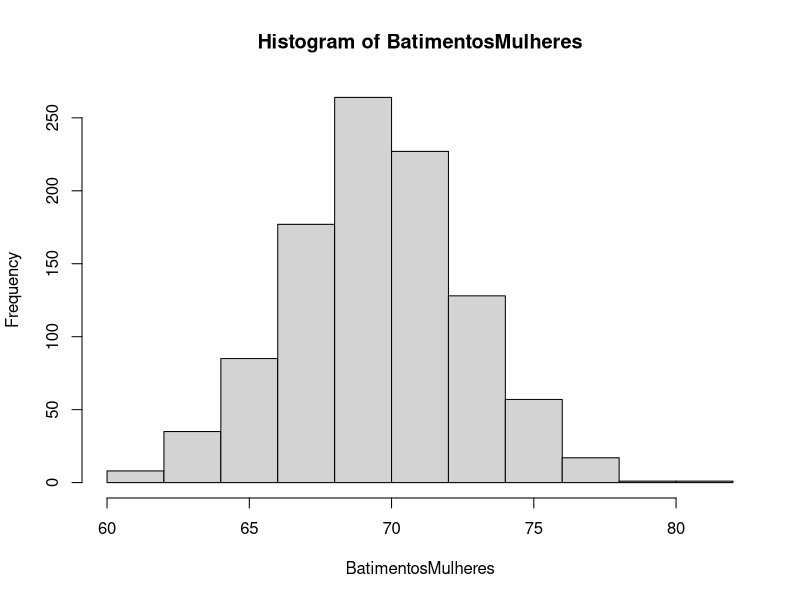
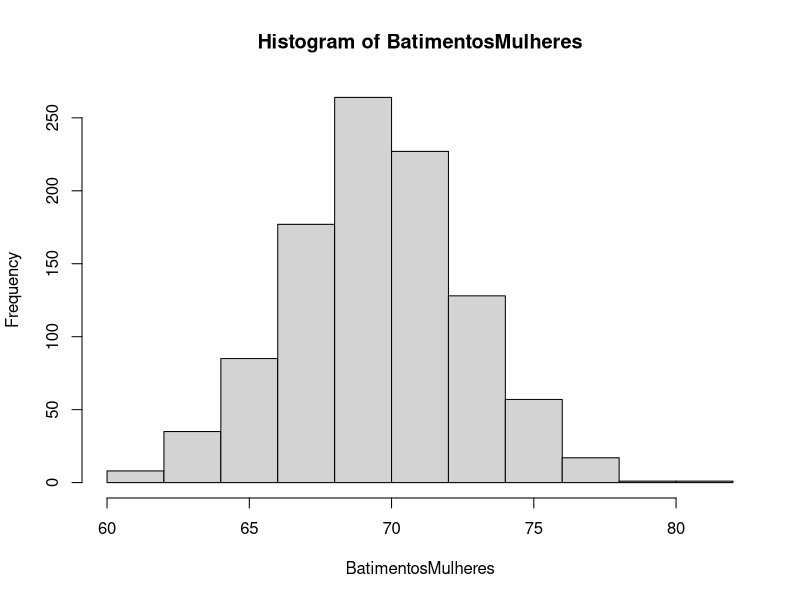
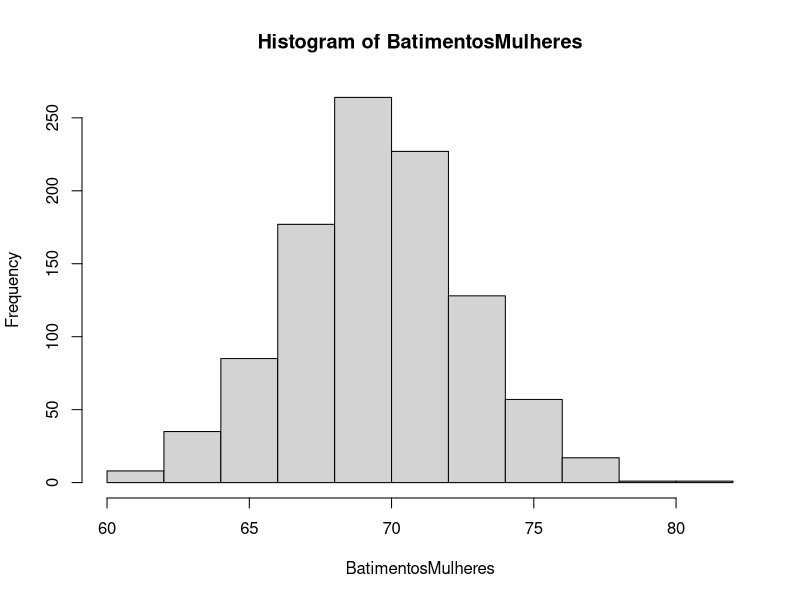
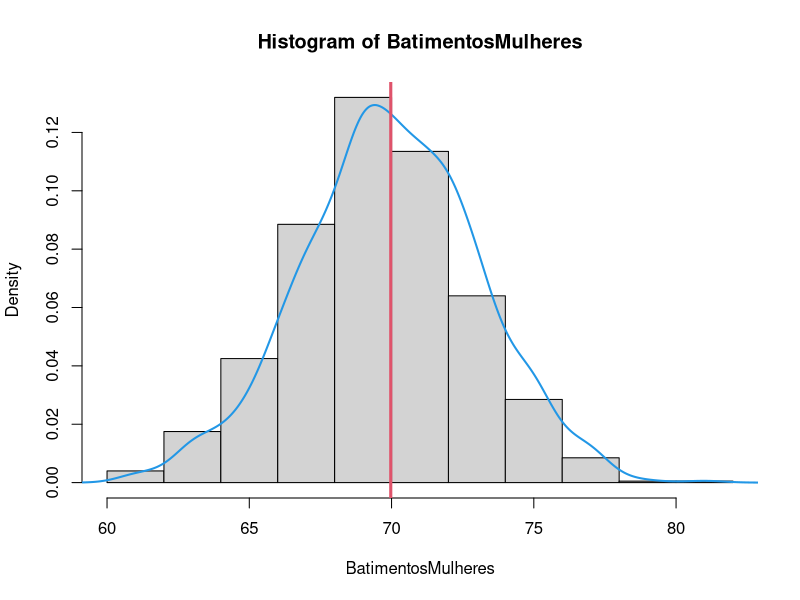
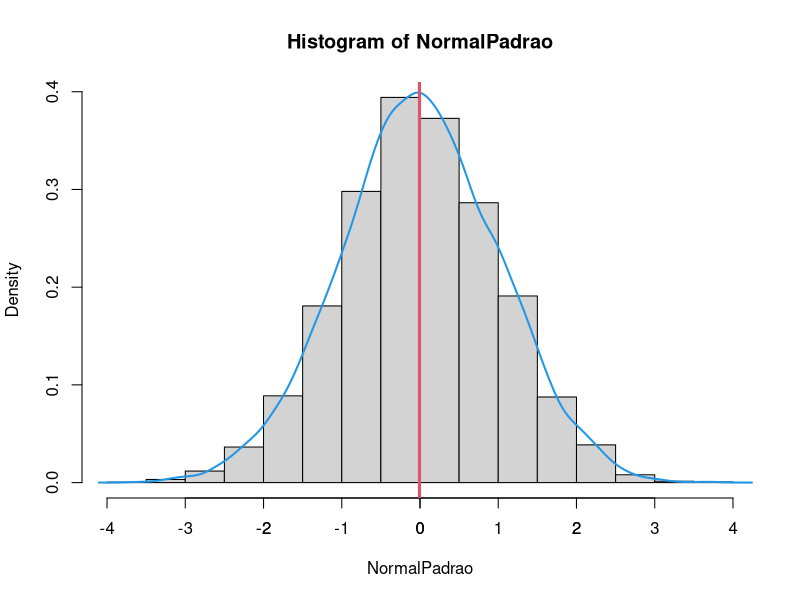
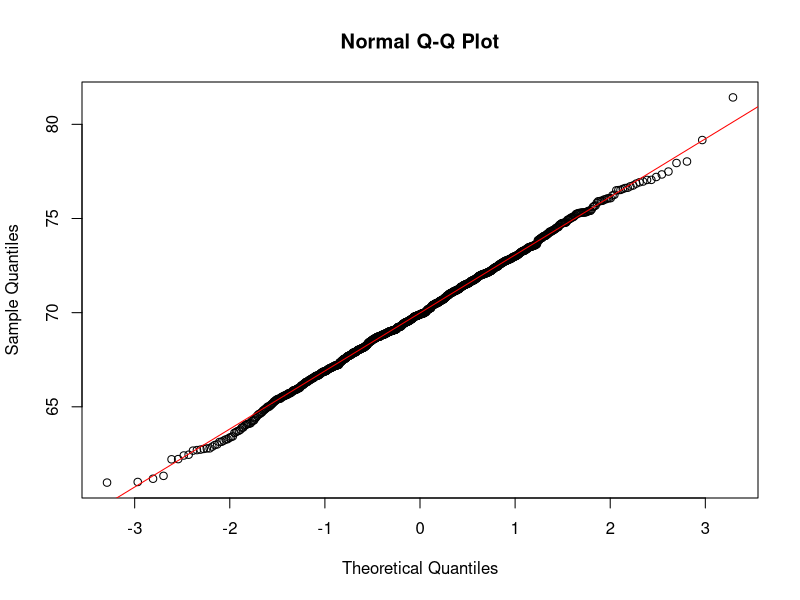
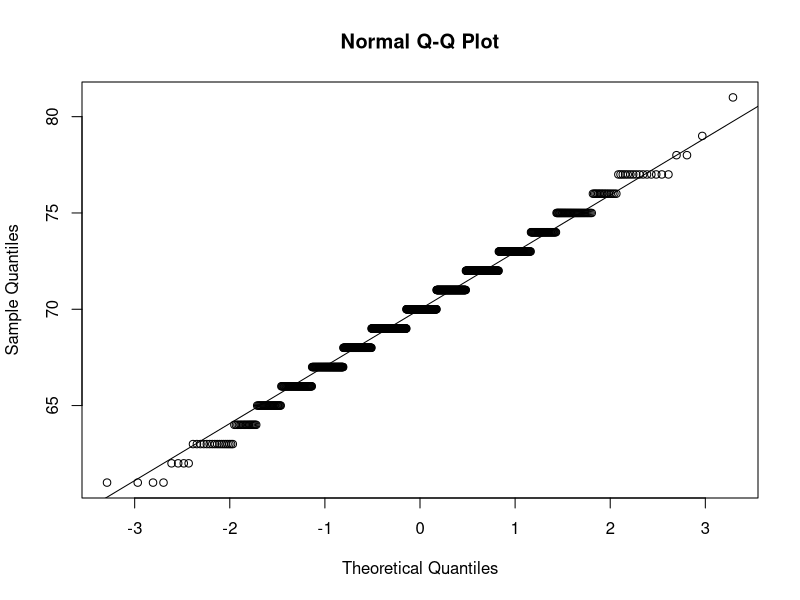

Reproduce these figures in R, in order.
## ---- chunk 1

# semente de geração de números aleatórios 
set.seed(1)

# Será simulada uma amostra com a seguinte característica:
# 1000 valores
# média ~ 70
# desvio padrão ~ 3
# A função rnorm() gera números randômicos com comportamento de uma distribuição Normal 
BatimentosMulheres <- rnorm(1000, 70, 3)

# Arredondamento sem casas depois da vírgula
BatimentosMulheres <- round(BatimentosMulheres,0)

# histograma
hist(BatimentosMulheres)

# Classes e frequências do histograma
hist(BatimentosMulheres)$breaks
hist(BatimentosMulheres)$count

# histograma e curva de densidade (da Dist. Normal)
hist(BatimentosMulheres, prob = TRUE)
lines(density(BatimentosMulheres), col = 4, lwd = 2)

# indicação da média
abline(v = mean(BatimentosMulheres), col = 2, lwd = 3)

# medidas resumo
summary(BatimentosMulheres)
sort(table(BatimentosMulheres), decreasing = T)
sd(BatimentosMulheres)

# CV em %
sd(BatimentosMulheres)/mean(BatimentosMulheres)*100
## ---- chunk 2
# pnorm(): Calcula a probabilidade acumulada até um valor específico. Ou seja, retorna a probabilidade de que uma variável aleatória, que segue uma distribuição normal, seja menor ou igual a um determinado valor.

# observação: a resposta é 0.5 pois a média 70.
pnorm(70, 70, 3)
## ---- chunk 3
# observação: 1 é o valor da área total
# a pnorm() fornece a área à esquerda
1 - pnorm(70, 70, 3)
## ---- chunk 4
# dnorm(): Calcula a DENSIDADE de probabilidade em um valor específico.
# Atenção: densidade NÃO é probabilidade!
dnorm(70, 70, 3)
## ---- chunk 5
# Observe que estamos testando a regra empírica (68%)
pnorm(73, 70, 3) - pnorm(67, 70, 3)
## ---- chunk 6
# Observe que estamos testando a regra empírica (95%)
pnorm(76, 70, 3) - pnorm(64, 70, 3)
## ---- chunk 7
# Observe que estamos testando a regra empírica (99,7%)
pnorm(79, 70, 3) - pnorm(61, 70, 3)
## ---- chunk 8
# Um evento raro
1 - pnorm(90, 70, 3)
## ---- chunk 9
pnorm(65, 70, 3)
## ---- chunk 10
set.seed(1)
# rnorm(10000, 0, 1): normal padrão média 0, dp=1
# ou simplesmente rnorm(10000)
NormalPadrao <- rnorm(10000)
hist(NormalPadrao, probability = T)
lines(density(NormalPadrao), col = 4, lwd = 2)
axis(side = 1, at = seq(-3, 3, by = 1), labels = seq(-3, 3, by = 1))
abline(v = mean(NormalPadrao), col = 2, lwd = 3)
## ---- chunk 11
# Gráfico QQ
set.seed(1)
BatimentosMulheres <- rnorm(1000, 70, 3)
qqnorm(BatimentosMulheres)
qqline(BatimentosMulheres, col="red")

# Faça o arredondamento
BatimentosMulheresR <- round(BatimentosMulheres,0)
qqnorm(BatimentosMulheresR)
qqline(BatimentosMulheresR)
